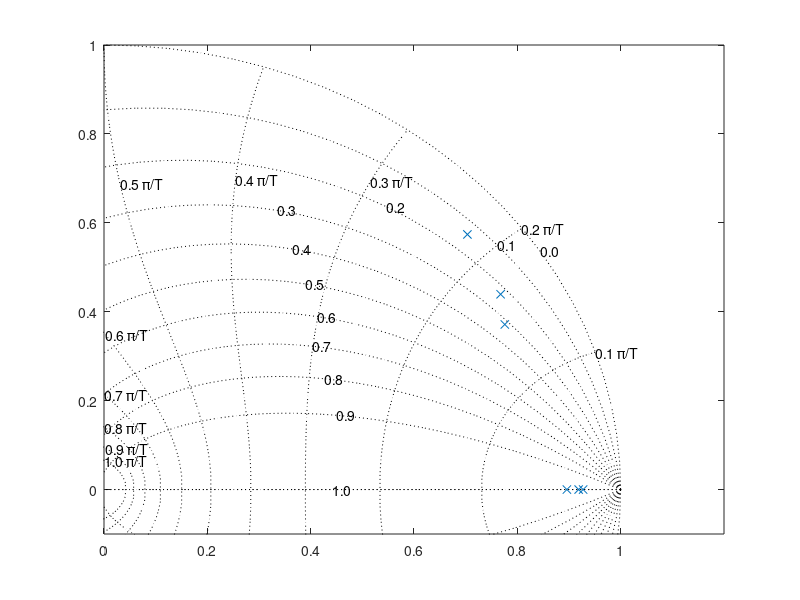

This chart was generated by the following MATLAB code: (Note: this script raises an error after producing the figure.)
% author: Rocío ÁlvarezCedrón
% date: 2022.01.26 v.01
% date: 2022.01.29 v.02
% date: 2022.02.01 v.03
% date: 2022.02.19 v.04
% date: 2022.02.21 v.05 --> we are going to try the complex poles first
% (only twice and then the real poles 8 times)
% date:2022.02.21 v.06 --> loop to obtain error_list with all the errors of
% the different files of recordings
% date: 2022.04.04 v.07 --> read the excel with the list of the recordings
% we want, and compute the vector parameter and save it

clear all, close all
disp(['Principio'])
%% Pole location

T = 1/2; %sampling rate 2 Hz

%complex conjugate poles
%sampling frequency and damping ratio
w1 = 0.22*2*pi;  d_ratio1 = 0.14;
w2 = 0.17*2*pi;  d_ratio2 = 0.23;
w3 = 0.15*2*pi; d_ratio3 = 0.32;
%poles conjugate pair
z1 = exp(T*(-d_ratio1*w1 + 1i*w1*sqrt(1-d_ratio1^2)));
z2 = exp(T*(-d_ratio2*w2 + 1i*w2*sqrt(1-d_ratio2^2)));
z3= exp(T*(-d_ratio3*w3 + 1i*w3*sqrt(1-d_ratio3^2)));

%real poles
%sampling frequency and damping ratio
w4 = 0.035*2*pi;  d_ratio4 = 1;
w5 = 0.024*2*pi;  d_ratio5 = 1;
w6 = 0.027*2*pi;  d_ratio6 = 1;
%poles
z4 = exp(T*(-d_ratio4*w4 + 1i*w4*sqrt(1-d_ratio4^2)));
z5 = exp(T*(-d_ratio5*w5 + 1i*w5*sqrt(1-d_ratio5^2)));
z6 = exp(T*(-d_ratio6*w6 + 1i*w6*sqrt(1-d_ratio6^2)));


%plot poles
figure
plot([z1 z2 z3 z4 z5 z6], 'x')
zgrid()
axis([0 1.2 -0.1 1])
clear w1 w2 w3 w4 w5 w6 ....
    d_ratio1 d_ratio2 d_ratio3 d_ratio4 d_ratio5 d_ratio6



%% Average poles

pr = mean([z4 z5 z6]); %real pole
pc = mean([z1 z2 z3]); %complex pole

clear z1 z2 z3 z4 z5 z6


%% Subsampling
% 30 min recording at 200Hz
% Need to subsample at 2Hz

%% read file
fid=fopen('files.txt');
tline = fgetl(fid);
tlines = cell(0,1);
nofile = [];
while ischar(tline)
    tlines{end+1,1} = tline;
    tline = fgetl(fid);
    if(tline>0)
        files = dir(strcat('database/', tline,'*.mat'));
    end 
    a = size(files);
    tline2=tline;
    if a(1) == 0
        b=size(tline);
        if b(2) < 15
            tline2= strcat(tline,'!');
        end
        if b(2) > 15
            tline2= tline(1:15);
        end
        if b(2) > 1
        nofile = [nofile;tline2];
        end
    end 

    for index = 1:size(files)
        load(fullfile('database',files(index).name))



        %%
        %load('database/D200_2012_01_27_1749.mat')
        t= [0:359999]/(60*200);
        t1=t(1:100:length(t));

        bp_20Hz = decimate(double(bp),10);
        %bp_2Hz = decimate(bp_20Hz,10);
        bp_2Hz = decimate(bp_20Hz,10);
        bp_2Hz = bp_2Hz - mean(bp_2Hz);

        rbf_20Hz = decimate(double(rbf),10);
        rbf_2Hz = decimate(rbf_20Hz,10);
        rbf_2Hz = rbf_2Hz - mean(rbf_2Hz);

        % delete the variables that are not useful
        clear SSARI_value %rbf_20Hz bp_20Hz






        %% vector parameter

        %x = [1 , zeros(1,3599)]; %impulse signal to check orthonormality
        x = bp_2Hz; %input signal

        % System

        %complex pair pole
        alpha11 = sqrt( (1+pc)*(1+conj(pc))*(1-pc*conj(pc)) / 2);
        alpha21 = sqrt( (1-pc)*(1-conj(pc))*(1-pc*conj(pc)) / 2);

        %complex pair pole tf
        bc = [abs(pc)^2 -2*real(pc) 1; 0 alpha11 -alpha11; 0 alpha21 alpha21];
        ac = [1 -2*real(pc) abs(pc)^2];

        %complex pair pole signal
        Hc1 = tf(bc(1,:) , ac,T);
        Hc2 = tf(bc(2,:) , ac,T);
        Hc3 = tf(bc(3,:) , ac,T);

        y1c = lsim(Hc1,x);
        x1c = lsim(Hc2,x);
        x2c = lsim(Hc3,x);

        y2c = lsim(Hc1,y1c);
        x3c = lsim(Hc2,y1c);
        x4c = lsim(Hc3,y1c);

        %real pole
        br = [pr -1; 0 sqrt(1-pr^2)];
        ar = [1 -pr];

        %real pole tf
        Hr1 = tf([br(1,:)] , ar,T);
        Hr2 = tf([br(2,:)] , ar,T);

        %real pole signal
        y1r = lsim(Hr1,y2c);
        x1r = lsim(Hr2,y2c);

        y2r = lsim(Hr1,y1r);
        x2r = lsim(Hr2,y1r);


        y3r = lsim(Hr1,y2r);
        x3r = lsim(Hr2,y2r);

        y4r = lsim(Hr1,y3r);
        x4r = lsim(Hr2,y3r);

        y5r = lsim(Hr1,y4r);
        x5r = lsim(Hr2,y4r);

        y6r = lsim(Hr1,y5r);
        x6r = lsim(Hr2,y5r);

        y7r = lsim(Hr1,y6r);
        x7r = lsim(Hr2,y6r);

        y8r = lsim(Hr1,y7r);
        x8r = lsim(Hr2,y7r);

        a =[x1c  x2c x3c x4c x1r x2r  x3r x4r x5r  x6r  x7r x8r];
        A = transpose(a)*a;

        %corr = corrcoef([x1r  x2r  x3r x4r  x1c  x2c x3c x4c x5c x6c x7c x8c]);


        %%
        inputs = [x1c  x2c x3c x4c x1r x2r  x3r x4r x5r x6r x7r x8r];


        s_order = [];
        t_order = [];

        for i = 1:12
            for j = i:12
                s_order = [s_order  inputs(1:3600,i).*inputs(1:3600,j)];
                for k = j:12
                    t_order = [t_order  inputs(1:3600,i).*inputs(1:3600,j).*inputs(1:3600,k)];
                end
            end
        end
        z_order = bp_2Hz';
        z_order_ones = ones(3600,1);
        phi = [z_order z_order_ones inputs s_order t_order]';

        %theta_0 = randn(456,1);
        %rbf_true = theta_0'*phi;

        theta = (phi * phi') \ (phi * rbf_2Hz');

        save(['15/', files(index).name],'theta')
        
        %theta = (phi * phi') \ (phi * rbf_true');

        %check = norm(theta - theta_0)


        rbf_estimate = phi' * theta;





        error = sum((rbf_2Hz - rbf_estimate').^2)/sum(rbf_2Hz.^2); %error energy
        disp(['Error energy complex first: ',num2str(error)])

    end
end

fclose(fid);

%%
save('nofiles_1.mat','nofile')